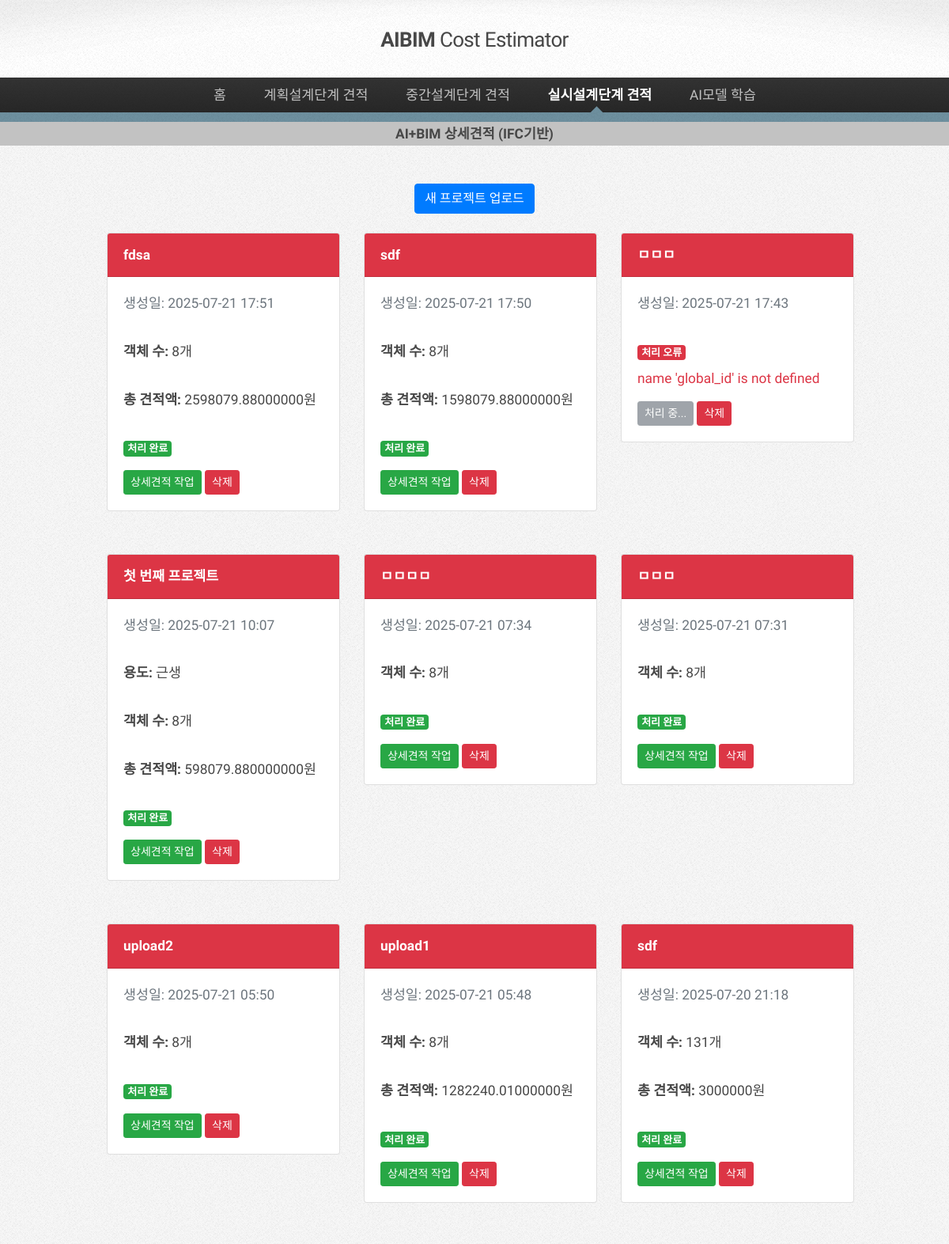
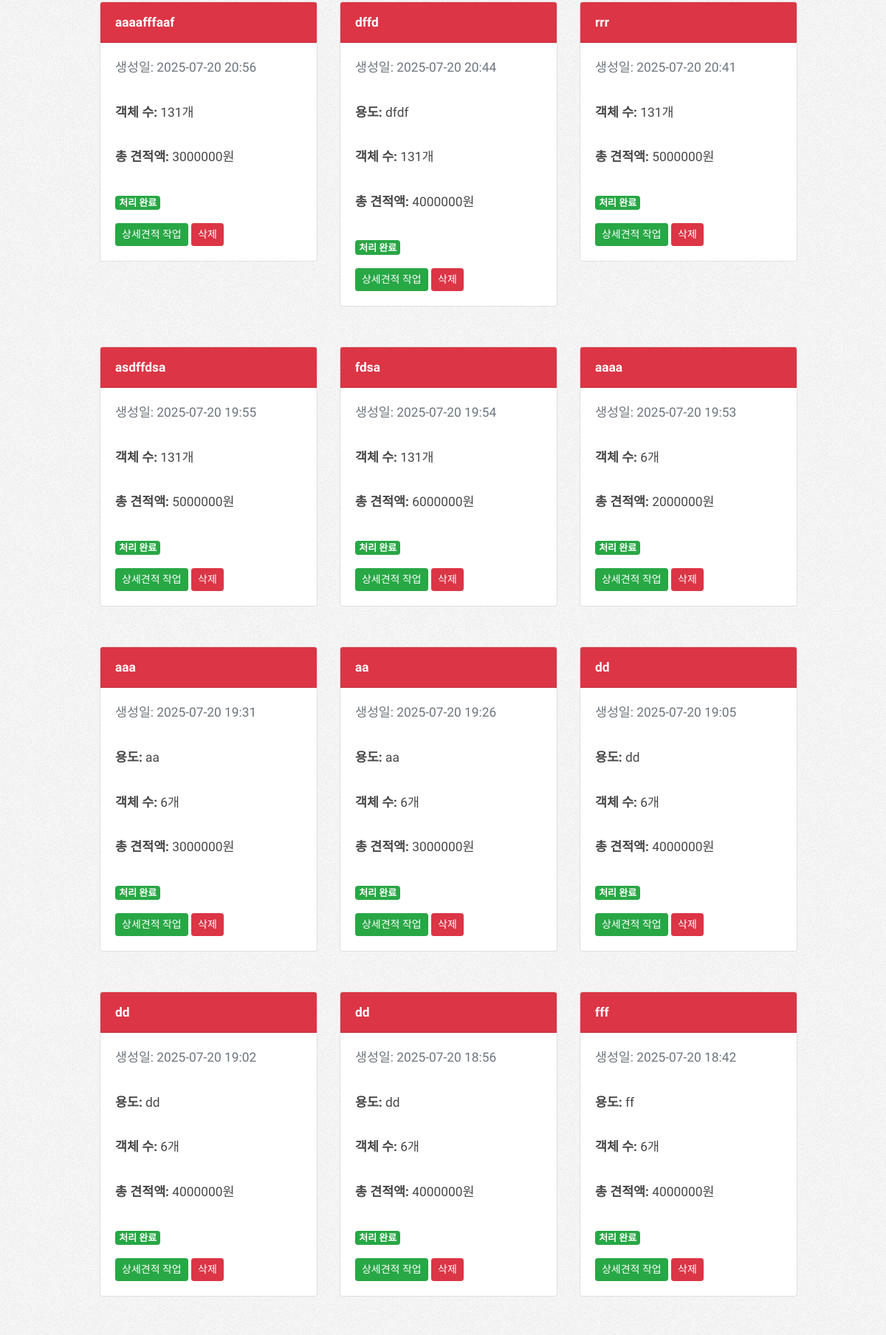
The app's page /dd_by_ifc/ (upper part) with its own data (2 pictures, top to bottom).
### dd_by_ifc/models.py (models this page shows, shortened)
class Project(models.Model):
    name = models.CharField(max_length=100)
    use = models.CharField(max_length=100)
    ifc_file = models.FileField(upload_to='ifc_files/')
    converted_obj = models.FileField(upload_to='converted_objs/', null=True, blank=True)
    created_at = models.DateTimeField(auto_now_add=True)
    is_processed = models.BooleanField(default=False)
    processing_error = models.TextField(blank=True, null=True)

### dd_by_ifc/views.py (the view)
# urls.py: path('', views.project_list, name='project_list'),
def project_list(request):
    try:
        projects = Project.objects.all().order_by('-created_at')
        for project in projects:
            try:
                project.objects_count = IFCObject.objects.filter(project=project).count()
                project.total_amount = IFCObject.objects.filter(project=project).aggregate(
                    total=Sum('total_amount')
                )['total'] or 0
            except Exception as e:
                project.objects_count = 0
                project.total_amount = 0
                print(f"프로젝트 {project.id} 요약 정보 계산 오류: {e}")
        context = {
            'projects': projects,
        }
        return render(request, 'dd_by_ifc/project_list.html', context)
    except Exception as e:
        print(f"❌ DD 프로젝트 목록 로드 오류: {e}")
        import traceback
        traceback.print_exc()
        context = {
            'projects': [],
            'error_message': f'프로젝트 로드 중 오류: {str(e)}'
        }
        return render(request, 'dd_by_ifc/project_list.html', context)

### templates/dd_by_ifc/project_list.html (shortened to what this page needs)
{% load static %}
<!DOCTYPE html>
<html>
  <head>
    <link
      rel="stylesheet"
      href="https://stackpath.bootstrapcdn.com/bootstrap/4.3.1/css/bootstrap.min.css"
    />
    <link rel="stylesheet" href="{% static 'css/main.css'%}" />
  </head>
  <body class="is-preload">
    <div id="page-wrapper">
      <div id="header">
        <h1>
          <a href="/" id="logo">AIBIM <em>Cost Estimator</em></a>
        </h1>
        <nav id="nav">
          <ul>
            <li><a href="/">홈</a></li>
            <li>
              <a href="#">계획설계단계 견적</a>
            </li>
            <li>
              <a href="#">중간설계단계 견적</a>
            </li>
            <li class="current">
              <a href="#">실시설계단계 견적</a>
            </li>
            <li>
              <a href="/ai_learning">AI모델 학습</a>
            </li>
          </ul>
        </nav>
      </div>
      <div id="nav_sub">
        <h6 class="text-center">
          <b>AI+BIM 상세견적</b> <span>(IFC기반)</span>
        </h6>
      </div>
    </div>
    <div class="container mt-5">
      <div class="text-center mb-4">
        <a href="{% url 'dd_by_ifc:upload_project' %}" class="btn btn-primary">
          새 프로젝트 업로드
        </a>
      </div>
       {% if projects %}
      <div class="row">
        {% for project in projects %}
        <div class="col-md-4 mb-4">
          <div class="card">
            <div class="card-header bg-danger text-white">
              <h5 class="mb-0">{{ project.name }}</h5>
            </div>
            <div class="card-body">
              <p class="text-muted">
                생성일: {{ project.created_at|date:"Y-m-d H:i" }}
              </p>
              {% if project.use %}
              <p><strong>용도:</strong> {{ project.use }}</p>
              {% endif %} {% if project.objects_count %}
              <p><strong>객체 수:</strong> {{ project.objects_count }}개</p>
              {% endif %}{% if project.total_amount %}
              <p><strong>총 견적액:</strong> {{ project.total_amount }}원</p>
              {% endif %} {% if project.is_processed %}
              <span class="badge badge-success">처리 완료</span>
              {% elif project.processing_error %}
              <span class="badge badge-danger">처리 오류</span>
              <div class="mt-2">
                <small class="text-danger"
                  >{{ project.processing_error }}</small
                >
              </div>
              {% else %}
              <span class="badge badge-warning">처리 중</span>
              {% endif %}
              <div class="mt-3">
                {% if project.is_processed %}
                <a
                  href="{% url 'dd_by_ifc:project_detail' project.id %}"
                  class="btn btn-success btn-sm"
                >
                  상세견적 작업
                </a>
                {% else %}
                <button class="btn btn-secondary btn-sm" disabled>
                  처리 중...
                </button>
                {% endif %}
                <form
                  method="post"
                  action="{% url 'dd_by_ifc:delete_project' project.id %}"
                  style="display: inline"
                >
                  <button
                    type="submit"
                    class="btn btn-danger btn-sm"
                    onclick="return confirm('정말로 이 프로젝트를 삭제하시겠습니까?');"
                  >
                    삭제
                  </button>
                </form>
              </div>
            </div>
          </div>
        </div>
        {% endfor %}
      </div>
      {% endif %}
    </div>
  </body>
</html>

### records on screen
Project: name "fdsa", created_at "2025-07-21 17:51", objects_count "8", total_amount "2598079.88000000", is_processed "처리 완료"
Project: name "sdf", created_at "2025-07-21 17:50", objects_count "8", total_amount "1598079.88000000", is_processed "처리 완료"
Project: name "ㅁㅁㅁ", created_at "2025-07-21 17:43", processing_error "name 'global_id' is not defined", is_processed "처리 중..."
Project: name "첫 번째 프로젝트", created_at "2025-07-21 10:07", use "근생", objects_count "8", total_amount "598079.880000000", is_processed "처리 완료"
Project: name "ㅁㅁㅁㅁ", created_at "2025-07-21 07:34", objects_count "8", is_processed "처리 완료"
Project: name "ㅁㅁㅁ", created_at "2025-07-21 07:31", objects_count "8", is_processed "처리 완료"
Project: name "upload2", created_at "2025-07-21 05:50", objects_count "8", is_processed "처리 완료"
Project: name "upload1", created_at "2025-07-21 05:48", objects_count "8", total_amount "1282240.01000000", is_processed "처리 완료"
Project: name "sdf", created_at "2025-07-20 21:18", objects_count "131", total_amount "3000000", is_processed "처리 완료"
Project: name "aaaafffaaf", created_at "2025-07-20 20:56", objects_count "131", total_amount "3000000", is_processed "처리 완료"
Project: name "dffd", created_at "2025-07-20 20:44", use "dfdf", objects_count "131", total_amount "4000000", is_processed "처리 완료"
Project: name "rrr", created_at "2025-07-20 20:41", objects_count "131", total_amount "5000000", is_processed "처리 완료"
Project: name "asdffdsa", created_at "2025-07-20 19:55", objects_count "131", total_amount "5000000", is_processed "처리 완료"
Project: name "fdsa", created_at "2025-07-20 19:54", objects_count "131", total_amount "6000000", is_processed "처리 완료"
Project: name "aaaa", created_at "2025-07-20 19:53", objects_count "6", total_amount "2000000", is_processed "처리 완료"
Project: name "aaa", created_at "2025-07-20 19:31", use "aa", objects_count "6", total_amount "3000000", is_processed "처리 완료"
Project: name "aa", created_at "2025-07-20 19:26", use "aa", objects_count "6", total_amount "3000000", is_processed "처리 완료"
Project: name "dd", created_at "2025-07-20 19:05", use "dd", objects_count "6", total_amount "4000000", is_processed "처리 완료"
Project: name "dd", created_at "2025-07-20 19:02", use "dd", objects_count "6", total_amount "4000000", is_processed "처리 완료"
Project: name "dd", created_at "2025-07-20 18:56", use "dd", objects_count "6", total_amount "4000000", is_processed "처리 완료"
Project: name "fff", created_at "2025-07-20 18:42", use "ff", objects_count "6", total_amount "4000000", is_processed "처리 완료"
